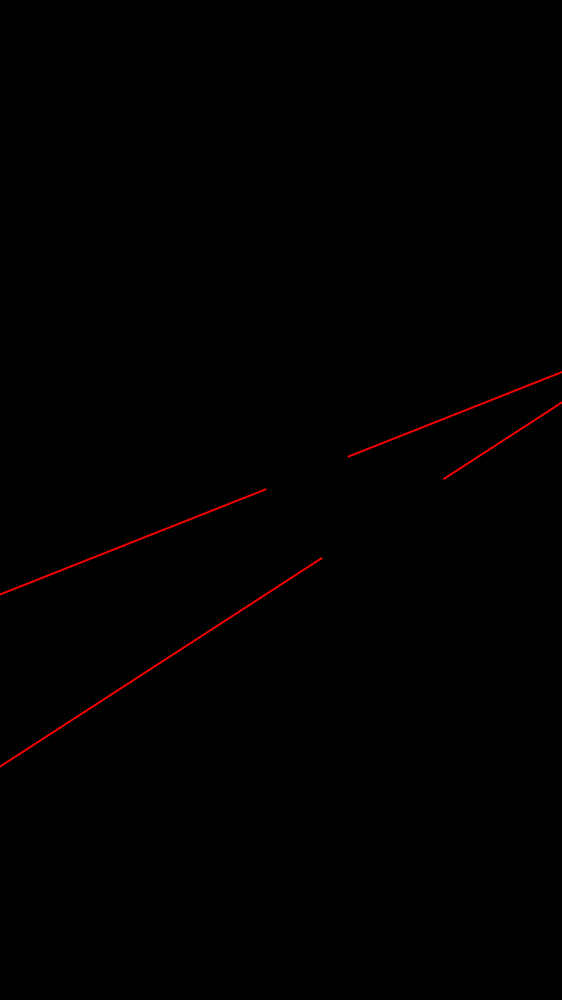
#> input picture assets/test_scenes/pipes/animation/lines/red/Image0001.png, 562 x 1000 px, shrunk from 1080 x 1920 before the run; its folder holds 4 pictures in this run
$ python analyze_image_sequence.py
#> lines starting #> are read from the running program, lines starting #| are printed output that depends on the picture; after the words box and inside, x2 and y2 are one past the last pixel; in counts of white or black regions, pixels touching at a corner belong together
import os
import cv2
import numpy as np
import json
from sklearn.linear_model import RANSACRegressor

def extract_lines_ransac(image, color):
    # Extract pixels matching the color
    if color == 'red':
        mask = cv2.inRange(image, (0, 0, 127), (80, 80, 255))
    elif color == 'green':
        mask = cv2.inRange(image, (0, 127, 0), (80, 255, 80))
    elif color == 'blue':
        mask = cv2.inRange(image, (127, 0, 0), (255, 80, 80))
    else:
        return []

    # Find coordinates of non-zero pixels
    ys, xs = np.nonzero(mask)
    if len(xs) < 2:
        return []

    points = np.column_stack((xs, ys))
    lines = []

    # We will run RANSAC multiple times to detect multiple lines
    for _ in range(2):
        if len(points) < 2:
            break
        try:
            model = RANSACRegressor(residual_threshold=2, min_samples=2)
            if color == 'blue':
                model.fit(points[:, 1].reshape(-1, 1), points[:, 0])
            else:
                model.fit(points[:, 0].reshape(-1, 1), points[:, 1])

            # Generate two points on the detected line for the segment
            if color != 'blue':
                x_min, x_max = np.min(points[:, 0]), np.max(points[:, 0])
                y_min = model.predict([[x_min]])[0]
                y_max = model.predict([[x_max]])[0]
            else:
                y_min, y_max = np.min(points[:, 1]), np.max(points[:, 1])
                x_min = model.predict([[y_min]])[0]
                x_max = model.predict([[y_max]])[0]

            lines.append([[int(x_min), int(y_min)], [int(x_max), int(y_max)]])

            # Remove inliers to allow detection of the next line
            inlier_mask = model.inlier_mask_
            points = points[~inlier_mask]
        except:
            break

    return lines

def process_all_frames():
    output = []

    # Assume all folders have same number of frames with same names
    folder_paths = {'red': './animation/lines/red', 'green': './animation/lines/green', 'blue': './animation/lines/blue'}
    filenames = sorted(os.listdir(folder_paths['red']))

    for filename in filenames:
        frame_result = {"lines": {"red": [], "green": [], "blue": []}}
        for color, path in folder_paths.items():
            image_path = os.path.join(path, filename)
            image = cv2.imread(image_path)
#> image is the input picture: shape (1000, 562, 3); mean B, G, R 0.4, 0.4, 1.3
            lines = extract_lines_ransac(image, color)
#> in extract_lines_ransac, `mask = cv2.inRange(image, (0, 0, 127), (80, 80, 255))`:
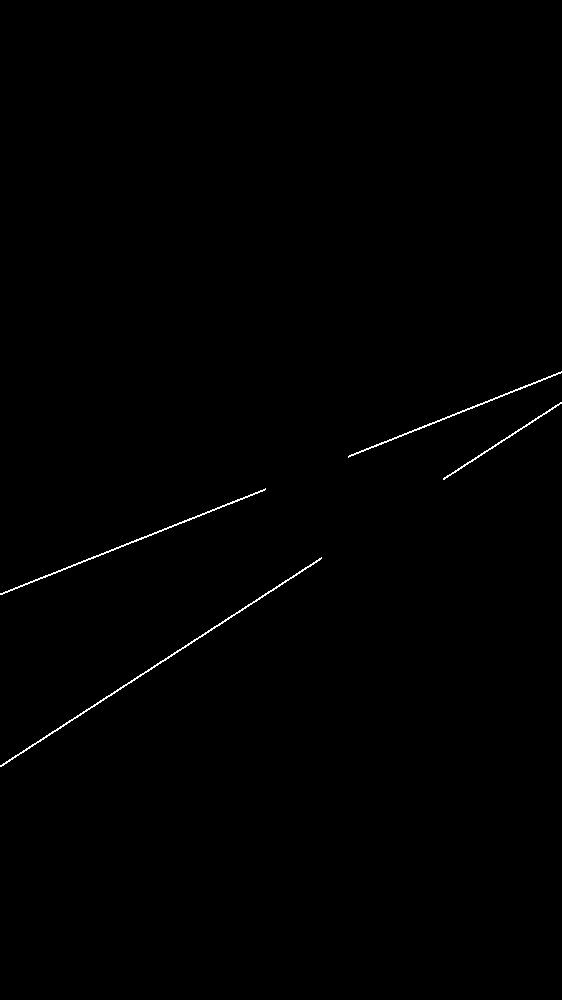
#> mask: shape (1000, 562); 0.35% white in thin lines or dots, all inside (x1, y1, x2, y2) = (0, 371, 562, 767)
#> in extract_lines_ransac, `ys, xs = np.nonzero(mask)`: ys = 1972 values from 371 to 766; xs = 1972 values, max 561 at index 0, min 0 at index 1359, mean 264.3
#> in extract_lines_ransac, `points = np.column_stack((xs, ys))`: points = 1972 pairs, first value 0 to 561, second value 371 to 766
#> the loop in extract_lines_ransac, `for _ in range(2):` made 2 passes
#> (x_min, x_max, y_min, y_max) on passes 1 to 2: (0, 561, 765.8, 402.2), (0, 561, 593.8, 371.8)
#> after the loop in extract_lines_ransac, `for _ in range(2):`: lines = [[[0, 765], [561, 402]], [[0, 593], [561, 371]]]; points = empty array
#> lines = [[[0, 765], [561, 402]], [[0, 593], [561, 371]]]
            frame_result["lines"][color] = lines
        output.append(frame_result)
#> pass 2 of the loop in process_all_frames, `for filename in filenames:`:
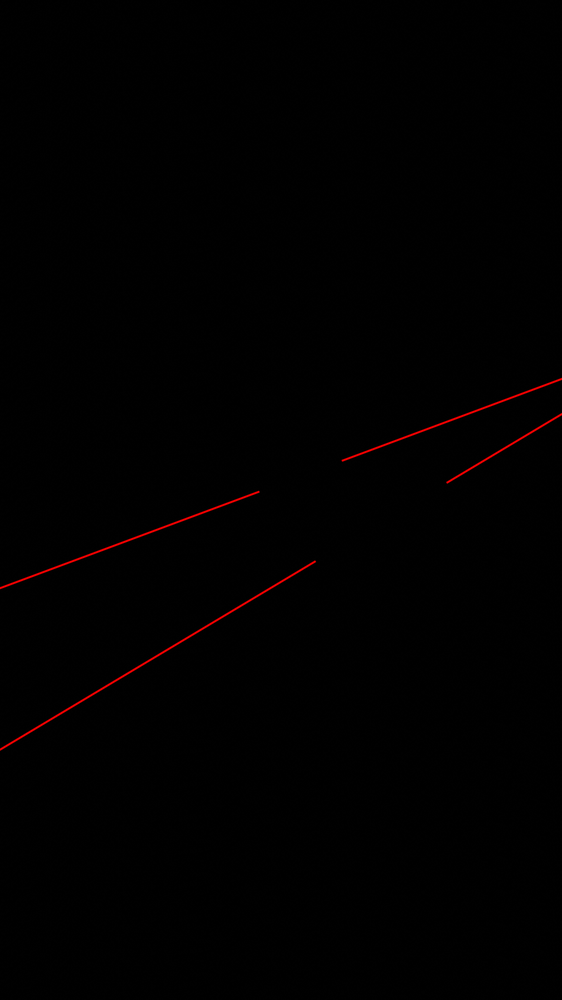
#> input picture assets/test_scenes/pipes/animation/lines/red/Image0002.png, 562 x 1000 px, shrunk from 1080 x 1920 before the run
#> in process_all_frames, image is the input picture: shape (1000, 562, 3); mean B, G, R 0.4, 0.4, 1.2
#> in extract_lines_ransac (call 4), `mask = cv2.inRange(image, (0, 0, 127), (80, 80, 255))`:
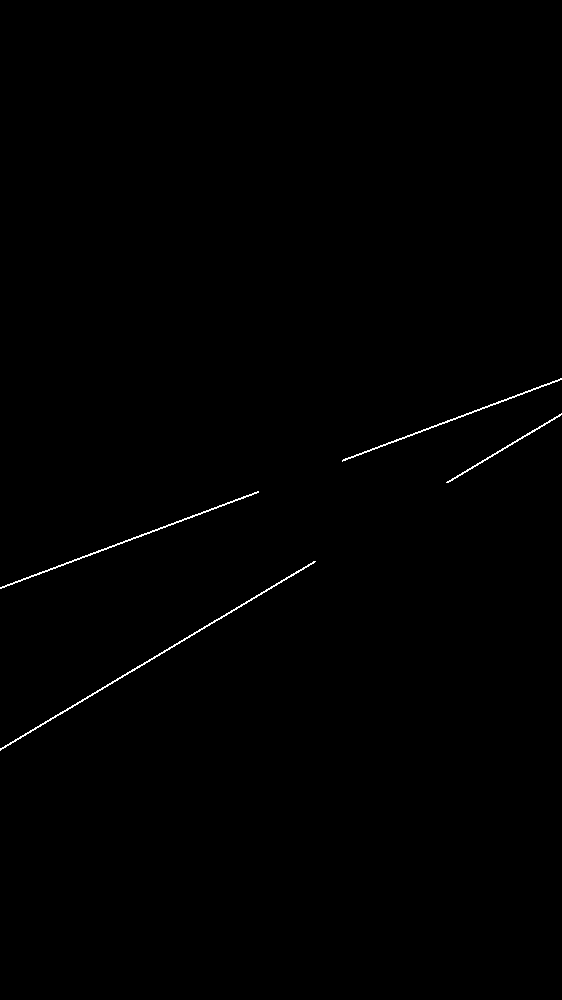
#> mask: shape (1000, 562); 0.34% white in thin lines or dots, all inside (x1, y1, x2, y2) = (0, 378, 562, 751)
#> ys = 1921 values from 378 to 750; xs = 1921 values, max 561 at index 1, min 0 at index 1313, mean 263.6
#> in extract_lines_ransac (call 4), `points = np.column_stack((xs, ys))`: points = 1921 pairs, first value 0 to 561, second value 378 to 750
#> the loop in extract_lines_ransac (call 4), `for _ in range(2):` made 2 passes
#> (x_min, x_max, y_min, y_max) on passes 1 to 2: (0, 561, 587.5, 378.5), (0, 561, 749.1, 413.3)
#> after the loop in extract_lines_ransac (call 4), `for _ in range(2):`: lines = [[[0, 587], [561, 378]], [[0, 749], [561, 413]]]; points = 123 pairs, first value 293 to 561, second value 414 to 575
#> in process_all_frames, `lines = extract_lines_ransac(image, color)`: lines = [[[0, 587], [561, 378]], [[0, 749], [561, 413]]]
#> pass 3 of the loop in process_all_frames, `for filename in filenames:`:
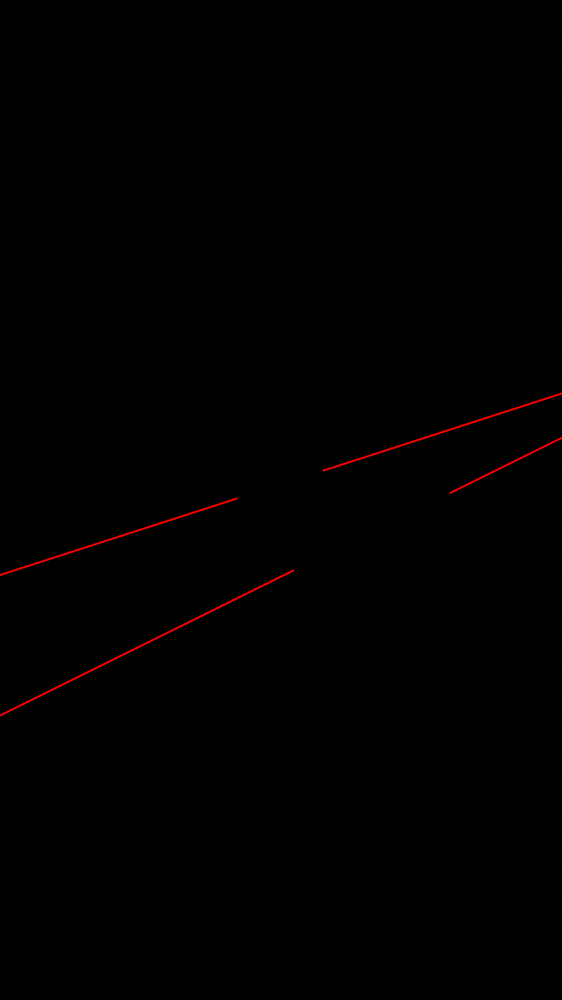
#> input picture assets/test_scenes/pipes/animation/lines/red/Image0003.png, 562 x 1000 px, shrunk from 1080 x 1920 before the run
#> in process_all_frames, image is the input picture: shape (1000, 562, 3); mean B, G, R 0.4, 0.4, 1.2
#> in extract_lines_ransac (call 7), `mask = cv2.inRange(image, (0, 0, 127), (80, 80, 255))`:
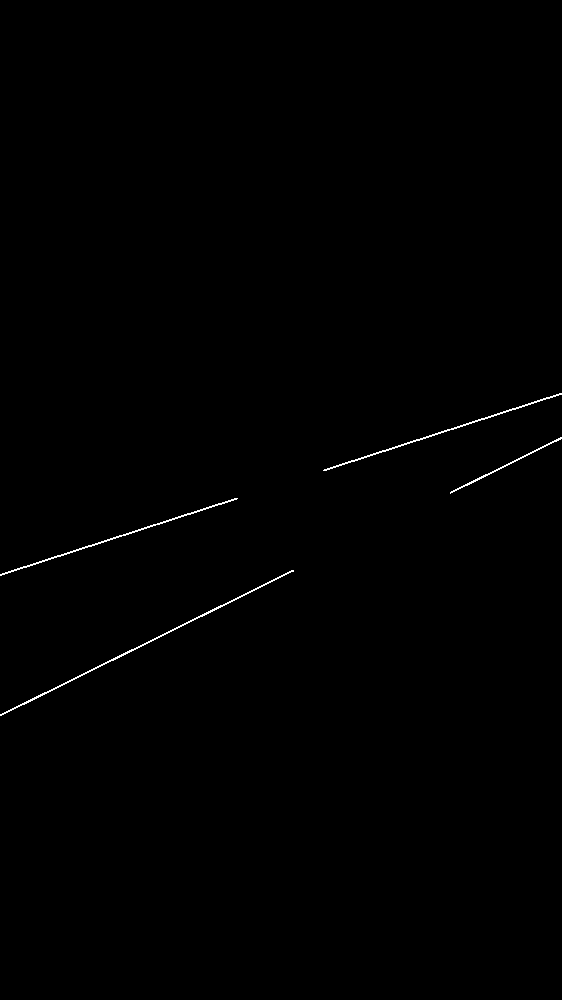
#> mask: shape (1000, 562); 0.32% white in thin lines or dots, all inside (x1, y1, x2, y2) = (0, 393, 562, 716)
#> ys = 1805 values from 393 to 715; xs = 1805 values, max 561 at index 2, min 0 at index 1195, mean 263.7
#> in extract_lines_ransac (call 7), `points = np.column_stack((xs, ys))`: points = 1805 pairs, first value 0 to 561, second value 393 to 715
#> the loop in extract_lines_ransac (call 7), `for _ in range(2):` made 2 passes
#> (x_min, x_max, y_min, y_max) on passes 1 to 2: (0, 561, 574.4, 393.1), (0, 561, 714.8, 437.5)
#> after the loop in extract_lines_ransac (call 7), `for _ in range(2):`: lines = [[[0, 574], [561, 393]], [[0, 714], [561, 437]]]; points = empty array
#> in process_all_frames, `lines = extract_lines_ransac(image, color)`: lines = [[[0, 574], [561, 393]], [[0, 714], [561, 437]]]
#> the loop made 4 passes; the first 3 are shown

    with open('./animation/views.json', 'w') as f:
        json.dump(output, f, indent=2)

if __name__ == "__main__":
    process_all_frames()
